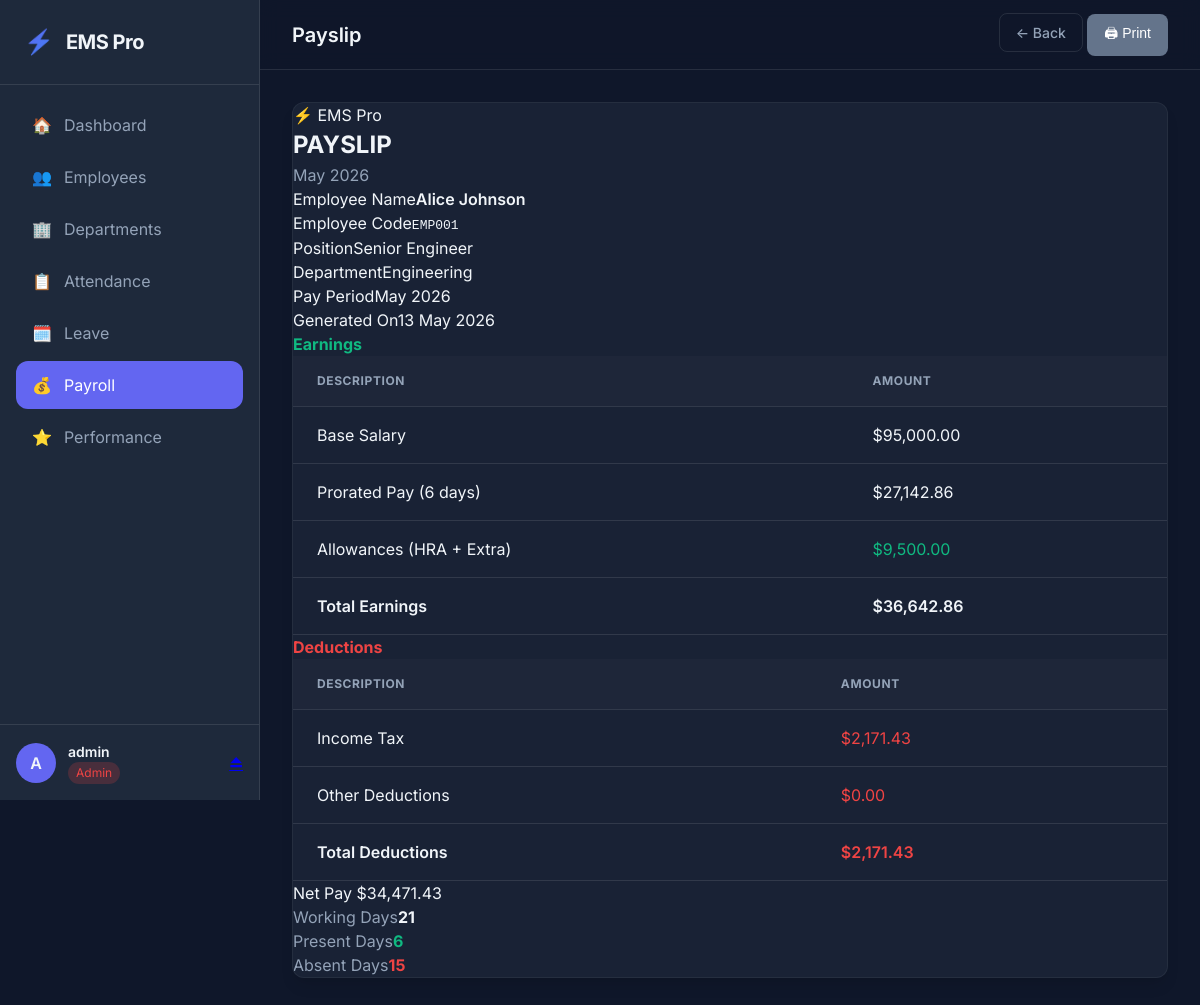
/payroll/1/payslip (signed in), run on the app's committed database.
### app/models/models.py (models this page shows, shortened)
class User(UserMixin, db.Model):
    __tablename__ = "users"
    id            = db.Column(db.Integer, primary_key=True, autoincrement=True)
    username      = db.Column(db.String(50), unique=True, nullable=False)
    password_hash = db.Column(db.String(128), nullable=False)
    role          = db.Column(db.String(20), default=UserRole.EMPLOYEE.value)
    employee_id   = db.Column(db.Integer, db.ForeignKey("employees.id"), nullable=True)
    is_active     = db.Column(db.Boolean, default=True)
    last_login    = db.Column(db.DateTime, nullable=True)
    created_at    = db.Column(db.DateTime, default=datetime.utcnow)
    employee = db.relationship("Employee", back_populates="user")
    @property
    def is_admin(self) -> bool:
        return self.role == UserRole.ADMIN.value

class Payroll(db.Model):
    __tablename__ = "payroll"
    id           = db.Column(db.Integer, primary_key=True, autoincrement=True)
    employee_id  = db.Column(db.Integer, db.ForeignKey("employees.id"), nullable=False)
    month        = db.Column(db.Integer, nullable=False)   # 1-12
    year         = db.Column(db.Integer, nullable=False)
    base_salary  = db.Column(db.Float, default=0.0)
    allowances   = db.Column(db.Float, default=0.0)
    deductions   = db.Column(db.Float, default=0.0)
    net_pay      = db.Column(db.Float, default=0.0)
    working_days = db.Column(db.Integer, default=0)
    present_days = db.Column(db.Integer, default=0)
    generated_on = db.Column(db.DateTime, default=datetime.utcnow)
    employee = db.relationship("Employee", back_populates="payrolls")

class Employee(db.Model):
    __tablename__ = "employees"
    id            = db.Column(db.Integer, primary_key=True, autoincrement=True)
    emp_code      = db.Column(db.String(20), unique=True, nullable=False)
    first_name    = db.Column(db.String(50), nullable=False)
    last_name     = db.Column(db.String(50), nullable=False)
    email         = db.Column(db.String(120), unique=True, nullable=False)
    phone         = db.Column(db.String(20), default="")
    hire_date     = db.Column(db.Date, default=date.today)
    salary        = db.Column(db.Float, default=0.0)
    position      = db.Column(db.String(100), default="")
    status        = db.Column(db.String(20), default=EmployeeStatus.ACTIVE.value)
    department_id = db.Column(db.Integer, db.ForeignKey("departments.id"), nullable=True)
    created_at    = db.Column(db.DateTime, default=datetime.utcnow)
    updated_at    = db.Column(db.DateTime, default=datetime.utcnow, onupdate=datetime.utcnow)
    department   = db.relationship("Department", back_populates="employees")
    user         = db.relationship("User", back_populates="employee", uselist=False)
    attendance   = db.relationship("Attendance", back_populates="employee",
                                    cascade="all, delete-orphan")
    leaves       = db.relationship("Leave", back_populates="employee",
                                    cascade="all, delete-orphan",
                                    foreign_keys="Leave.employee_id")
    payrolls     = db.relationship("Payroll", back_populates="employee",
                                    cascade="all, delete-orphan")
    performances = db.relationship("Performance", back_populates="employee",
                                    cascade="all, delete-orphan",
                                    foreign_keys="Performance.employee_id")
    @property
    def full_name(self) -> str:
        return f"{self.first_name} {self.last_name}"

class Department(db.Model):
    __tablename__ = "departments"
    id          = db.Column(db.Integer, primary_key=True, autoincrement=True)
    name        = db.Column(db.String(100), unique=True, nullable=False)
    description = db.Column(db.Text, default="")
    created_at  = db.Column(db.DateTime, default=datetime.utcnow)
    employees = db.relationship("Employee", back_populates="department", lazy="select")

### app/routes/payroll.py (the view)
@payroll_bp.route("/<int:payroll_id>/payslip")
@login_required
def payslip(payroll_id):
    from app.models.models import Payroll
    from app.extensions import db
    p = db.session.get(Payroll, payroll_id)
    if not p:
        flash("Payroll record not found.", "danger")
        return redirect(url_for("payroll.list_payroll"))
    if not current_user.is_admin and p.employee_id != current_user.employee_id:
        flash("You can only view your own payslips.", "warning")
        return redirect(url_for("payroll.list_payroll"))
    success, payslip_data = PayrollService.generate(
        p.employee_id, p.month, p.year
    )
    if not success:
        flash(payslip_data, "danger")
        return redirect(url_for("payroll.list_payroll"))
    return render_template("payroll/payslip.html", payslip=payslip_data)

### app/utils/helpers.py (called while the page is built)
def format_currency(amount: float, symbol: str = "$") -> str:
    try:
        return f"{symbol}{float(amount):,.2f}"
    except (TypeError, ValueError):
        return f"{symbol}0.00"

def format_date(d) -> str:
    if d is None:
        return "—"
    if isinstance(d, str):
        try:
            d = datetime.strptime(d, "%Y-%m-%d").date()
        except ValueError:
            return d
    return d.strftime("%d %b %Y")

def month_name(month_num: int) -> str:
    months = ["January", "February", "March", "April", "May", "June",
              "July", "August", "September", "October", "November", "December"]
    if 1 <= month_num <= 12:
        return months[month_num - 1]
    return str(month_num)

### app/utils/validators.py (called while the page is built)
def validate_allowance_deduction(value_str: str, field: str = "Value") -> tuple[bool, str]:
    if not value_str or not value_str.strip():
        return True, ""   # optional
    try:
        val = float(value_str.strip())
    except ValueError:
        return False, f"{field} must be a valid number."
    if val < 0:
        return False, f"{field} cannot be negative."
    return True, ""

### app/templates/payroll/payslip.html (shortened to what this page needs)
{% extends "base.html" %}
{% block page_title %}Payslip{% endblock %}
{% block topbar_actions %}
  <a href="{{ url_for('payroll.list_payroll') }}" class="btn btn-ghost btn-sm">← Back</a>
  <button class="btn btn-secondary btn-sm" onclick="window.print()">🖨 Print</button>
{% endblock %}
{% block content %}
<div class="payslip-full card" id="printArea">
  <div class="payslip-company">
    <div class="ps-brand">⚡ EMS Pro</div>
    <div>
      <h2 class="ps-doc-title">PAYSLIP</h2>
      <p class="muted">{{ payslip.month_name }} {{ payslip.year }}</p>
    </div>
  </div>
  <div class="ps-emp-grid">
    <div><span class="ps-field-label">Employee Name</span><span class="ps-field-val fw-600">{{ payslip.emp_name }}</span></div>
    <div><span class="ps-field-label">Employee Code</span><span class="ps-field-val"><code>{{ payslip.emp_code }}</code></span></div>
    <div><span class="ps-field-label">Position</span><span class="ps-field-val">{{ payslip.position }}</span></div>
    <div><span class="ps-field-label">Department</span><span class="ps-field-val">{{ payslip.department }}</span></div>
    <div><span class="ps-field-label">Pay Period</span><span class="ps-field-val">{{ payslip.month_name }} {{ payslip.year }}</span></div>
    <div><span class="ps-field-label">Generated On</span><span class="ps-field-val">{{ format_date(payslip.generated_on) }}</span></div>
  </div>
  <div class="ps-table-grid">
    <div>
      <h4 class="ps-section-title text-green">Earnings</h4>
      <table class="table ps-inner-table">
        <thead><tr><th>Description</th><th class="tr">Amount</th></tr></thead>
        <tbody>
          <tr><td>Base Salary</td><td class="tr">{{ payslip.fmt_base }}</td></tr>
          <tr><td>Prorated Pay ({{ payslip.present_days }} days)</td><td class="tr">{{ payslip.fmt_prorated }}</td></tr>
          <tr><td>Allowances (HRA + Extra)</td><td class="tr text-green">{{ payslip.fmt_allowances }}</td></tr>
        </tbody>
        <tfoot>
          <tr class="fw-600"><td>Total Earnings</td>
          <td class="tr">{{ format_currency(payslip.prorated_base + payslip.allowances) }}</td></tr>
        </tfoot>
      </table>
    </div>
    <div>
      <h4 class="ps-section-title text-red">Deductions</h4>
      <table class="table ps-inner-table">
        <thead><tr><th>Description</th><th class="tr">Amount</th></tr></thead>
        <tbody>
          <tr><td>Income Tax</td><td class="tr text-red">{{ payslip.fmt_tax }}</td></tr>
          <tr><td>Other Deductions</td><td class="tr text-red">{{ format_currency(payslip.deductions - payslip.tax) }}</td></tr>
        </tbody>
        <tfoot>
          <tr class="fw-600"><td>Total Deductions</td><td class="tr text-red">{{ payslip.fmt_deductions }}</td></tr>
        </tfoot>
      </table>
    </div>
  </div>
  <div class="ps-net-banner">
    <span>Net Pay</span>
    <span class="ps-net-amount">{{ payslip.fmt_net }}</span>
  </div>
  <div class="ps-att-summary">
    <div class="ps-att-item"><span class="muted">Working Days</span><strong>{{ payslip.working_days }}</strong></div>
    <div class="ps-att-item"><span class="muted">Present Days</span><strong class="text-green">{{ payslip.present_days }}</strong></div>
    <div class="ps-att-item"><span class="muted">Absent Days</span><strong class="text-red">{{ payslip.absent_days }}</strong></div>
  </div>
</div>
{% endblock %}

### app/templates/base.html (shortened to what this page needs)
<!DOCTYPE html>
<html lang="en">
<head>
  <link rel="stylesheet" href="{{ url_for('static', filename='css/main.css') }}"/>
</head>
<body class="{% if not current_user.is_authenticated %}auth-page{% endif %}">
{% if current_user.is_authenticated %}
<aside class="sidebar" id="sidebar">
  <div class="sidebar-brand">
    <div class="brand-icon">⚡</div>
    <span class="brand-text">EMS Pro</span>
  </div>
  <nav class="sidebar-nav">
    <a href="{{ url_for('dashboard.index') }}"
       class="nav-item {% if request.endpoint == 'dashboard.index' %}active{% endif %}">
      <span class="nav-icon">🏠</span><span class="nav-label">Dashboard</span>
    </a>
    <a href="{{ url_for('employees.list_employees') }}"
       class="nav-item {% if 'employees' in request.endpoint %}active{% endif %}">
      <span class="nav-icon">👥</span><span class="nav-label">Employees</span>
    </a>
    {% if current_user.is_admin %}
    <a href="{{ url_for('departments.list_departments') }}"
       class="nav-item {% if 'departments' in request.endpoint %}active{% endif %}">
      <span class="nav-icon">🏢</span><span class="nav-label">Departments</span>
    </a>
    {% endif %}
    <a href="{{ url_for('attendance.list_attendance') }}"
       class="nav-item {% if 'attendance' in request.endpoint %}active{% endif %}">
      <span class="nav-icon">📋</span><span class="nav-label">Attendance</span>
    </a>
    <a href="{{ url_for('leave.list_leave') }}"
       class="nav-item {% if 'leave' in request.endpoint %}active{% endif %}">
      <span class="nav-icon">🗓️</span><span class="nav-label">Leave</span>
    </a>
    <a href="{{ url_for('payroll.list_payroll') }}"
       class="nav-item {% if 'payroll' in request.endpoint %}active{% endif %}">
      <span class="nav-icon">💰</span><span class="nav-label">Payroll</span>
    </a>
    <a href="{{ url_for('performance.list_performance') }}"
       class="nav-item {% if 'performance' in request.endpoint %}active{% endif %}">
      <span class="nav-icon">⭐</span><span class="nav-label">Performance</span>
    </a>
  </nav>
  <div class="sidebar-footer">
    <div class="user-info">
      <div class="user-avatar">{{ current_user.username[0].upper() }}</div>
      <div class="user-details">
        <span class="user-name">{{ current_user.username }}</span>
        <span class="user-role badge-{{ 'admin' if current_user.is_admin else 'emp' }}">
          {{ current_user.role | capitalize }}
        </span>
      </div>
    </div>
    <a href="{{ url_for('auth.logout') }}" class="logout-btn" title="Logout">⏏</a>
  </div>
</aside>
<div class="main-wrapper">
  <header class="topbar">
    <div class="topbar-title">{% block page_title %}{% endblock %}</div>
    <div class="topbar-actions">{% block topbar_actions %}{% endblock %}</div>
  </header>
  <main class="content">
    {% block content %}{% endblock %}
  </main>
</div>
{% else %}
  {% block auth_content %}{% endblock %}
{% endif %}
</body>
</html>

### app/static/css/main.css (style rules this page uses)
:root { --primary: #6366f1; --primary-hover: #4f46e5; --secondary: #64748b; --success: #10b981; --warning: #f59e0b; --danger: #ef4444; --info: #3b82f6; --bg-main: #0f172a; --bg-card: rgba(30, 41, 59, 0.7); --bg-sidebar: #1e293b; --bg-topbar: rgba(15, 23, 42, 0.8); --text-main: #f1f5f9; --text-muted: #94a3b8; --text-on-primary: #ffffff; --border-color: rgba(255, 255, 255, 0.1); --border-glass: rgba(255, 255, 255, 0.05); --sidebar-width: 260px; --topbar-height: 70px; --border-radius: 12px; --transition: all 0.3s cubic-bezier(0.4, 0, 0.2, 1); --shadow: 0 10px 15px -3px rgba(0, 0, 0, 0.1), 0 4px 6px -2px rgba(0, 0, 0, 0.05); --shadow-lg: 0 20px 25px -5px rgba(0, 0, 0, 0.1), 0 10px 10px -5px rgba(0, 0, 0, 0.04); }
* { margin: 0; padding: 0; box-sizing: border-box; }
body { font-family: 'Inter', -apple-system, sans-serif; background-color: var(--bg-main); color: var(--text-main); line-height: 1.5; overflow-x: hidden; }
.main-wrapper { margin-left: var(--sidebar-width); min-height: 100vh; transition: var(--transition); display: flex; flex-direction: column; }
.content { padding: 2rem; flex: 1; }
.sidebar { position: fixed; top: 0; left: 0; width: var(--sidebar-width); height: 100vh; background-color: var(--bg-sidebar); border-right: 1px solid var(--border-color); display: flex; flex-direction: column; z-index: 1000; transition: var(--transition); }
.sidebar-brand { padding: 1.5rem; display: flex; align-items: center; gap: 0.75rem; border-bottom: 1px solid var(--border-color); }
.brand-icon { font-size: 1.5rem; background: linear-gradient(135deg, var(--primary), var(--info)); -webkit-background-clip: text; -webkit-text-fill-color: transparent; }
.brand-text { font-weight: 700; font-size: 1.25rem; letter-spacing: -0.025em; }
.sidebar-nav { flex: 1; padding: 1rem; overflow-y: auto; }
.nav-item { display: flex; align-items: center; gap: 0.75rem; padding: 0.75rem 1rem; color: var(--text-muted); text-decoration: none; border-radius: var(--border-radius); margin-bottom: 0.25rem; transition: var(--transition); }
.nav-item:hover, .nav-item.active { background-color: rgba(99, 102, 241, 0.1); color: var(--primary); }
.nav-item.active { background-color: var(--primary); color: var(--text-on-primary); }
.sidebar-footer { padding: 1rem; border-top: 1px solid var(--border-color); display: flex; align-items: center; justify-content: space-between; }
.user-info { display: flex; align-items: center; gap: 0.75rem; }
.user-avatar { width: 40px; height: 40px; background-color: var(--primary); border-radius: 50%; display: flex; align-items: center; justify-content: center; font-weight: 600; }
.user-details { display: flex; flex-direction: column; }
.user-name { font-size: 0.875rem; font-weight: 600; }
.user-role { font-size: 0.75rem; padding: 2px 8px; border-radius: 20px; }
.badge-admin { background-color: rgba(239, 68, 68, 0.2); color: var(--danger); }
.topbar { height: var(--topbar-height); background-color: var(--bg-topbar); backdrop-filter: blur(10px); border-bottom: 1px solid var(--border-color); display: flex; align-items: center; justify-content: space-between; padding: 0 2rem; position: sticky; top: 0; z-index: 900; }
.topbar-title { font-size: 1.25rem; font-weight: 600; }
.card { background: var(--bg-card); backdrop-filter: blur(16px); border: 1px solid var(--border-glass); border-radius: var(--border-radius); box-shadow: var(--shadow); margin-bottom: 1.5rem; overflow: hidden; }
.table { width: 100%; border-collapse: collapse; }
.table th, .table td { padding: 1rem 1.5rem; text-align: left; border-bottom: 1px solid var(--border-color); }
.table th { background-color: rgba(255, 255, 255, 0.02); font-size: 0.75rem; text-transform: uppercase; letter-spacing: 0.05em; color: var(--text-muted); }
.btn { display: inline-flex; align-items: center; justify-content: center; gap: 0.5rem; padding: 0.5rem 1.25rem; border-radius: 8px; font-weight: 500; cursor: pointer; transition: var(--transition); border: 1px solid transparent; text-decoration: none; font-size: 0.875rem; }
.btn-secondary { background-color: var(--secondary); color: white; }
.btn-ghost { background: transparent; color: var(--text-muted); border-color: var(--border-color); }
.btn-sm { padding: 8px 16px; }
.tr { text-align: right; }
.muted { color: var(--text-muted); }
.fw-600 { font-weight: 600; }
.text-green { color: var(--success); }
.text-red { color: var(--danger); }

### data on the page
User: username "A", username "admin", role "Admin"
Payroll: year "2026"
Employee: emp_code "EMP001", position "Senior Engineer"
Department: department "Engineering"

### other printed values
{{ payslip.month_name }} "May"
{{ payslip.emp_name }} "Alice Johnson"
{{ payslip.fmt_base }} "$95,000.00"
{{ payslip.present_days }} "6"
{{ payslip.fmt_prorated }} "$27,142.86"
{{ payslip.fmt_allowances }} "$9,500.00"
{{ payslip.fmt_tax }} "$2,171.43"
{{ payslip.fmt_deductions }} "$2,171.43"
{{ payslip.fmt_net }} "$34,471.43"
{{ payslip.working_days }} "21"
{{ payslip.absent_days }} "15"
